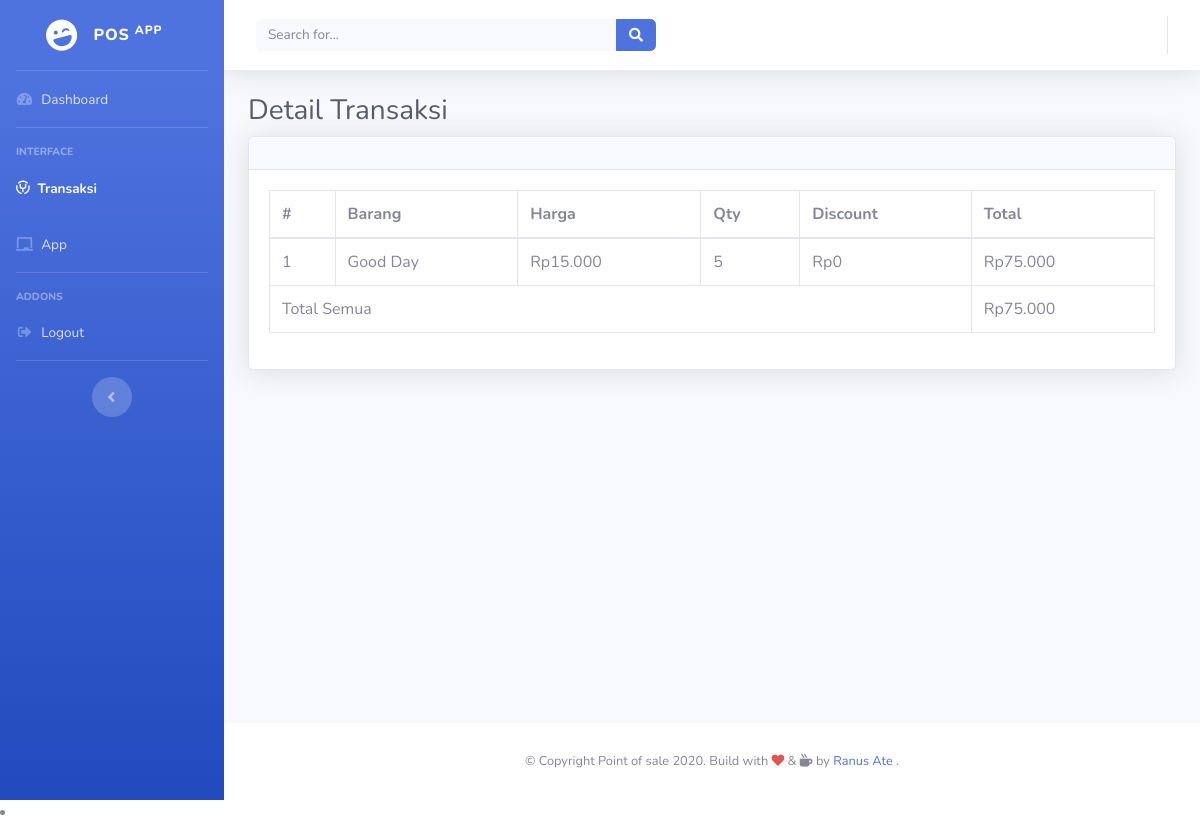
/transaksi/detail/177, run on the app's committed database.
### tables this page shows
CREATE TABLE `detail_transaksi` (
  `id_detail` int(11) NOT NULL,
  `id_penjualan` int(11) NOT NULL,
  `id_barang` int(11) NOT NULL,
  `harga` int(11) NOT NULL,
  `qty` int(11) NOT NULL,
  `discount_barang` int(11) NOT NULL,
  `total` int(11) NOT NULL
);

CREATE TABLE `barang` (
  `id_barang` int(11) NOT NULL,
  `barcode` varchar(100) NOT NULL,
  `nama` varchar(100) DEFAULT NULL,
  `id_kategori` int(11) NOT NULL,
  `harga` int(11) DEFAULT NULL,
  `stock` int(11) NOT NULL DEFAULT '0',
  `image` varchar(100) DEFAULT NULL,
  `created` datetime DEFAULT CURRENT_TIMESTAMP,
  `updated` datetime DEFAULT NULL,
  `is_active` int(11) NOT NULL DEFAULT '1'
);

### application/controllers/Transaksi.php (called while the page is built, shortened)
<?php
class Transaksi extends CI_Controller
{
	function __construct()
	{
		$this->load->model('M_barang');
		$this->load->model('M_customer');
		$this->load->model('M_penjualan');
		$this->load->model('M_transaksi');
	}
	public function detail($id)
	{
		$detail = $this->M_transaksi->get_transaksi_detail($id)->result();
		$data = array(
			"header" => "Detail Transaksi",
			"judul" => "Detail Transaksi",
			"page" => "transaksi/v_detail_transaksi",
			"detail" => $detail
		);
		$this->load->view('dashboard', $data);
	}
}

### index.php (called while the page is built, shortened)
<?php
require_once BASEPATH.'core/CodeIgniter.php';

### application/models/M_transaksi.php (called while the page is built, shortened)
<?php
class M_transaksi extends CI_Model
{
	function get_transaksi_detail($id_penjualan = null)
	{
		$this->db->select('*, barang.nama as nama_barang');
		$this->db->from('detail_transaksi');
		$this->db->join('barang', 'detail_transaksi.id_barang = barang.id_barang');
		$this->db->join('penjualan', 'penjualan.p_id = detail_transaksi.id_penjualan');
		if ($id_penjualan != null) {
			$this->db->where('detail_transaksi.id_penjualan', $id_penjualan);
		}
		$query = $this->db->get();
		return $query;
	}
}

### application/helpers/fungsi_helper.php (called while the page is built, shortened)
<?php
function format_rupiah($nominal)
{
	$result = "Rp" . number_format($nominal, 0, ',', '.');
	return $result;
}

### application/views/transaksi/v_detail_transaksi.php (the view, shortened to what this page needs)
<h1 class="h3 mb-2 text-gray-800">Detail Transaksi</h1>
<div class="card shadow mb-4">
    <div class="card-header py-3">
    </div>
    <div class="card-body">
        <div class="table-responsive">
            <table class="table table-bordered" id="table1" width="100%" cellspacing="0">
                <thead>
                    <tr>
                        <th>#</th>
                        <th>Barang</th>
                        <th>Harga</th>
                        <th>Qty</th>
                        <th>Discount</th>
                        <th>Total</th>
                    </tr>
                </thead>
                <tbody>
                    <?php
                       $total = 0;
                       $no = 1;
                       foreach ($detail as $user) {
                           $totalharga = (int) $user->total;
                           $total += $totalharga;
                       ?>
                        <tr>
                            <td><?= $no++ ?></td>
                            <td><?= $user->nama_barang ?></td>
                            <td><?= format_rupiah($user->harga) ?></td>
                            <td><?= $user->qty ?></td>
                            <td><?= format_rupiah($user->discount_barang) ?></td>
                            <td><?= format_rupiah($user->total) ?></td>
                        </tr>
                    <?php
                       } ?>
                    <tr>
                        <td colspan="5">Total Semua</td>
                        <td><?= format_rupiah($total) ?></td>
                    </tr>
                </tbody>
            </table>
        </div>
    </div>
</div>

### data on the page
detail_transaksi: id_barang.nama "Good Day", id_barang.harga "Rp15.000", qty "5", discount_barang "Rp0", total "Rp75.000"

### other printed values
format_rupiah($total) "Rp75.000"
